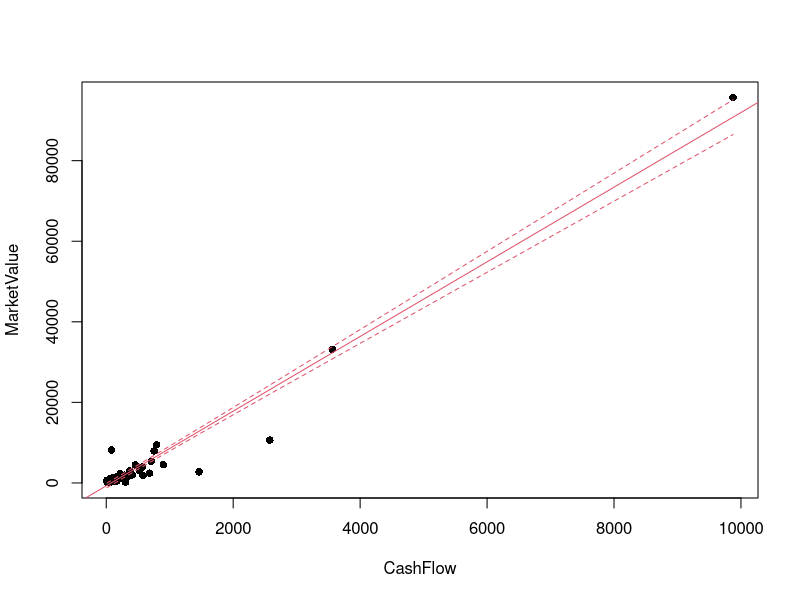
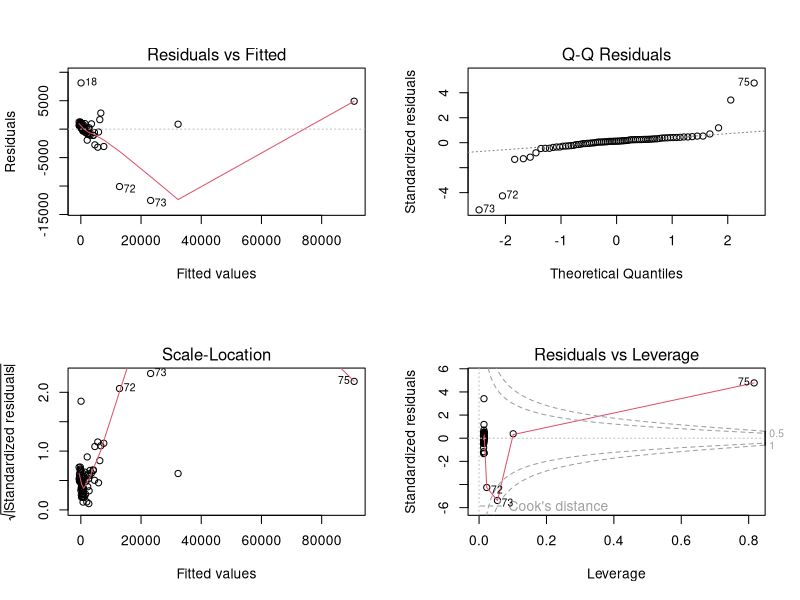
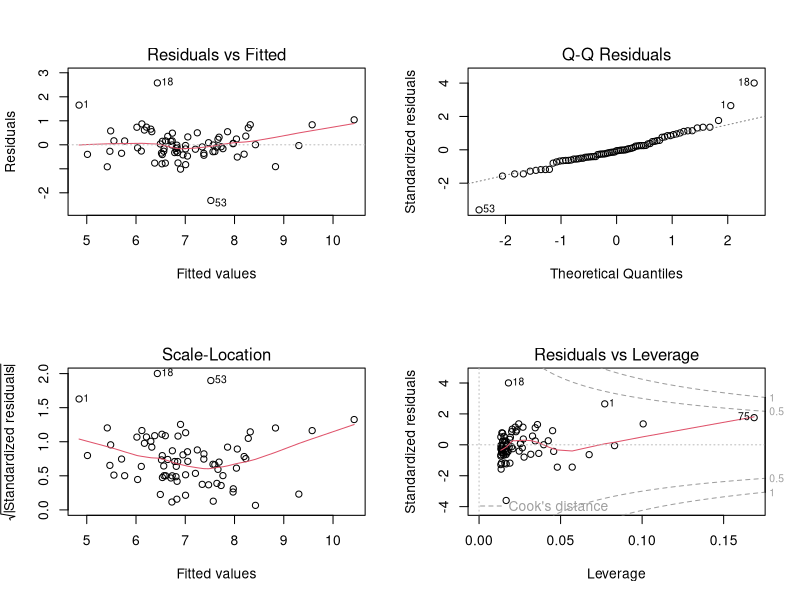
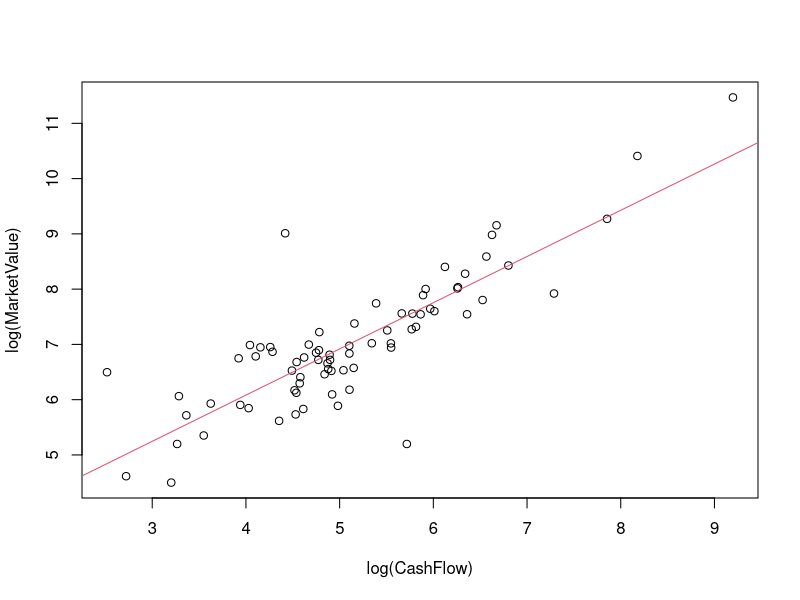
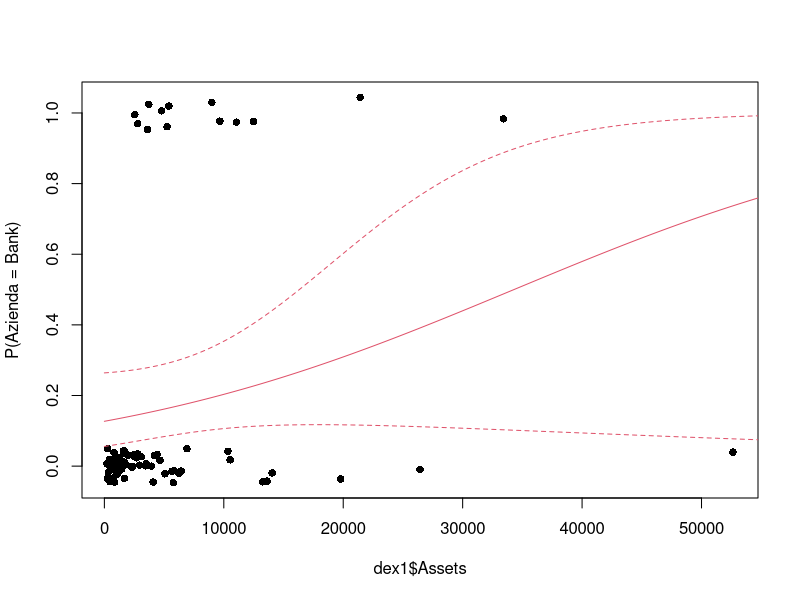

Recreate these plots in R, in order.
## ---- chunk 1
getwd()
## da cancellare quando siete sicuri di dove è il file
## ---- chunk 2
dex1 <- read.csv("a01ex12_data.csv", header = TRUE)
## ---- chunk 3
fit1 <- lm(MarketValue~CashFlow, data = dex1)
summary(fit1)
confint(fit1, parm = "CashFlow",level = .98)
tstat <- (coef(fit1)[2] - 10)/summary(fit1)$coef[2,2]
2*pt(abs(tstat), lower.tail = FALSE, df = fit1$df.residual)
## ---- chunk 4
plot(MarketValue~CashFlow, data = dex1, pch = 16)
abline(fit1,col=2)
ci <- predict(fit1, interval = "confidence")
lines(dex1$CashFlow, ci[,2],lty = 2, col = 2)
lines(dex1$CashFlow, ci[,3],lty = 2, col = 2)
## ---- chunk 5
par(mfrow=c(2,2)); plot(fit1)
## ---- chunk 6
fitl <- lm(log(MarketValue) ~ log(CashFlow),data = dex1)
par(mfrow=c(2,2)); plot(fitl)
par(mfrow=c(1,1))
plot(log(MarketValue) ~ log(CashFlow),data = dex1)
abline(fitl, col = 2)
## ---- chunk 7
fitA <- lm(MarketValue~., data = dex1)
summary(fitA)$coef
coef(fit1)
signif(cor(fitA$model[,-7]),2) # remove banks for simplicity
car::vif(fitA)
## ---- chunk 8
dex1 <- read.csv("a01ex12_data.csv", header = TRUE)
## ---- chunk 9
dex1$Banks <- factor(dex1$Banks, ordered = TRUE, levels = c("Not","Bank")) 
table(dex1$Banks)
## ---- chunk 10
fit1 <- glm(Banks ~ Assets, data = dex1, family = "binomial")
summary(fit1)
## ---- chunk 11
nd <- data.frame(Assets = c(2000,20000))
preds <- predict(fit1, newdata = nd, type = "link", se.fit = TRUE)
# LOWER BOUNDS 
cbind(binomial()$linkinv(preds$fit + qnorm(0.01) * preds$se.fit),
# UPPER BOUNDS 
      binomial()$linkinv(preds$fit + qnorm(0.99) * preds$se.fit))
nd <- data.frame(Assets = seq(0,60000))
preds <- predict(fit1, newdata = nd, type = "link", se.fit = TRUE)
plot(dex1$Assets, jitter(as.numeric(dex1$Banks == "Bank"),amount = 0.05), 
     ylab = "P(Azienda = Bank)" ,pch = 16)
lines(nd$Assets, binomial()$linkinv(preds$fit), col = 2)
lines(nd$Assets, binomial()$linkinv(preds$fit + qnorm(0.01) * preds$se.fit), col = 2, lty = 2)
lines(nd$Assets, binomial()$linkinv(preds$fit + qnorm(0.99) * preds$se.fit), col = 2, lty = 2)
## ---- chunk 12
fit2 <- glm(Banks ~ Profits, data = dex1, family = "binomial")
summary(fit2)
AIC(fit1, fit2)
## ---- chunk 13
### è semplicemnte necessario far girare questo codice 
testData <- data.frame(
  Assets = c(630, 6650, 7850, 1840, 1470, 144, 1430, 
8580, 1460, 1090, 6180, 2650, 15100, 1030, 2220, 4520, 2120, 
2240, 8280, 3020), 
  Sales = c(212, 1690, 14700, 641, 1110, 899, 
975, 3020, 2720, 267, 3030, 592, 2170, 931, 4540, 1010, 589, 
491, 2320, 7780), 
  MarketValue = c(141, 1040, 3480, 677, 878, 
804, 185, 1910, 3210, 361, 1170, 680, 222, 728, 2060, 2030, 492, 
510, 2560, 3400), 
  Profits = c(2.3, 241, 381, 72.7, 109, 55.2, 
21.7, 156, 247, 35.9, 168, 76, 48, 38.4, 128, 229, 17.8, 38.1, 
175, 207), 
  CashFlow = c(46.5, 237, 802, 71.3, 227, 149, 37.1, 
358, 361, 33.6, 315, 73.5, 91.3, 106, 367, 165, 46.3, 93.1, 304, 
438), 
  Employees = c(0.877, 2.75, 109, 9.4, 9.84, 4.1, 2.89, 30.7, 
32.4, 1.77, 9.71, 3.89, 6.04, 5.2, 48.6, 7.13, 5.09, 4.54, 21.1, 
30), 
  Banks = c("Bank", "Not", "Not", "Not", "Not", "Bank", 
"Not", "Not", "Not", "Not", "Not", "Not", "Bank", "Bank", "Not", 
"Bank", "Not", "Bank", "Bank", "Not"))

testData[1:2,]
## ---- chunk 14
predictedBinary <- ifelse(predict(fit2, newdata = testData, type = "response") > 0.5, "predBank", "predNot")
table(predictedBinary, testData$Banks)
7/20 # no predicted Banks 
